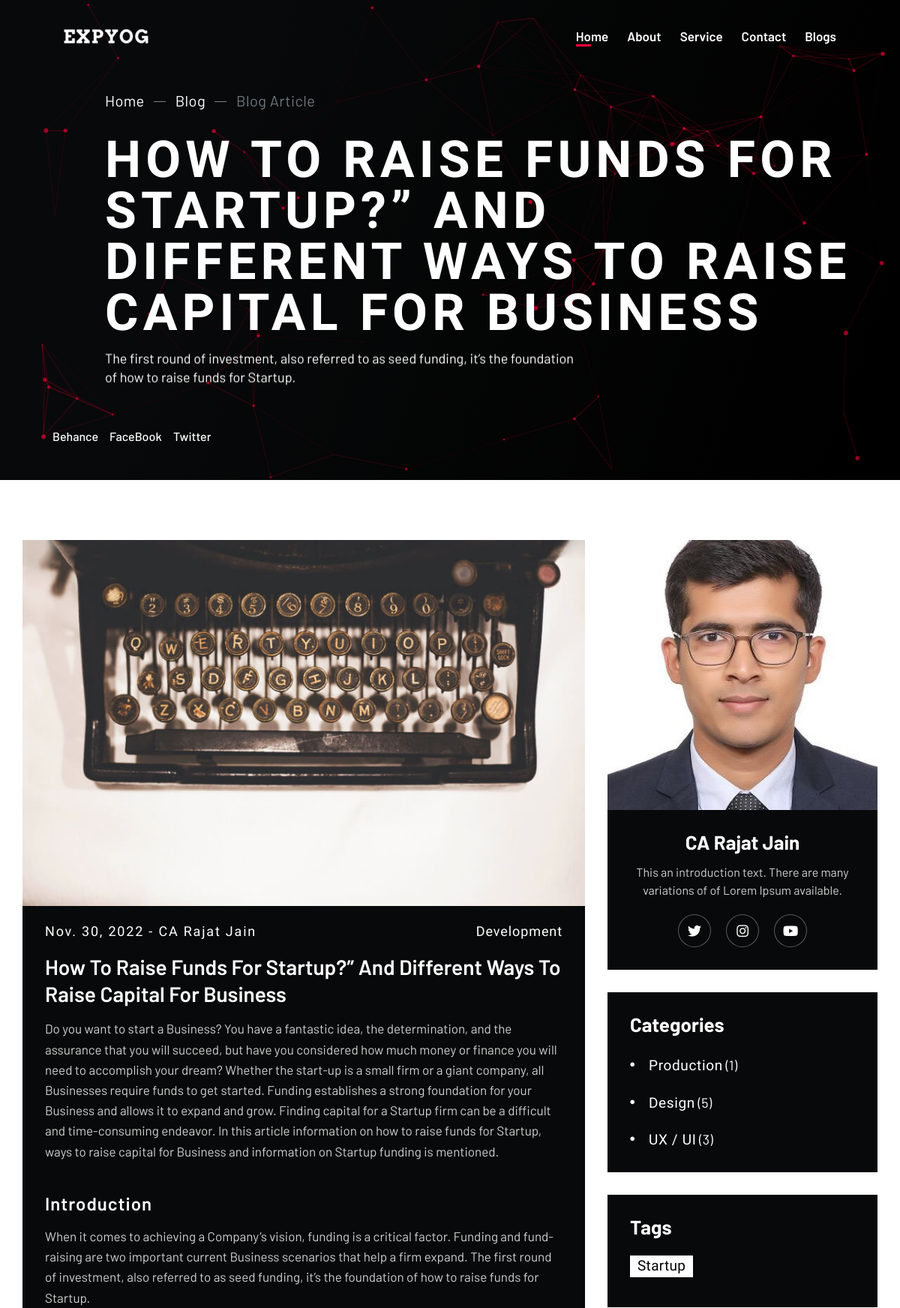
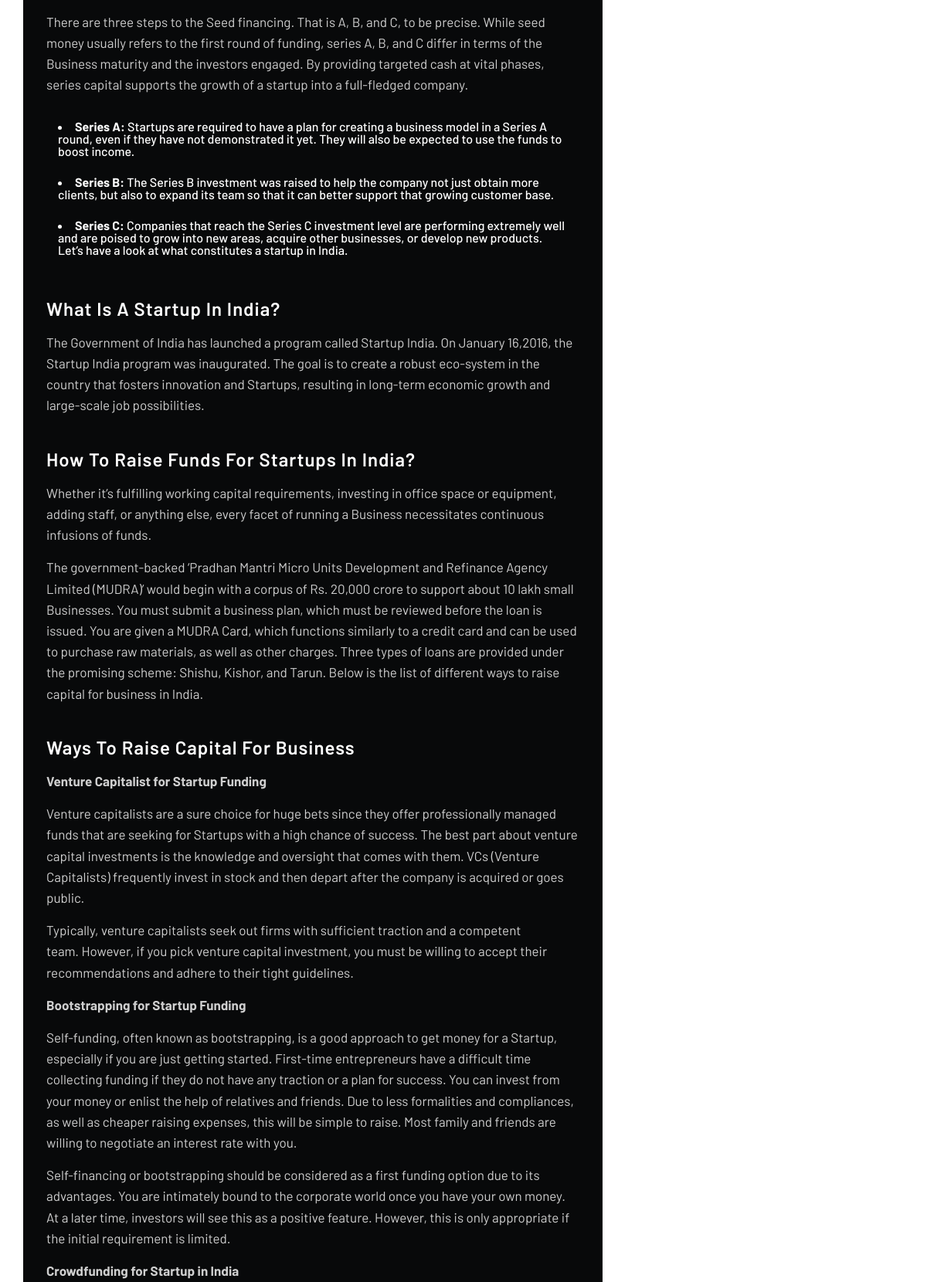
Page /blog/funds-startup/ (upper part) on the committed database (2 pictures, top to bottom).
### blog/models.py (models this page shows, shortened)
class Blog(models.Model):
    title = models.CharField(max_length=120)
    intro = models.TextField(blank=True, null=True)
    slug = models.SlugField()
    categories = models.ManyToManyField(Category)
    tags = models.TextField(blank=True, null=True)
    author = models.ForeignKey(Author, on_delete=models.CASCADE)
    image = models.ImageField(upload_to='blog')
    body = RichTextField(blank=True, null=True)
    date_created = models.DateField(auto_now_add=True)

class Author(models.Model):
    name = models.CharField(max_length=120)
    image = models.ImageField(upload_to='author')
    intro = models.TextField()
    twitter = models.CharField(max_length=250, blank=True, null=True)
    instagram = models.CharField(max_length=250, blank=True, null=True)
    instagram = models.CharField(max_length=250, blank=True, null=True)
    youtube = models.CharField(max_length=250, blank=True, null=True)
    def __str__(self):
        return self.name

class Category(models.Model):
    title = models.CharField(max_length=120)

### blog/views.py (the view)
# urls.py: path('<str:pk>/', views.blog, name='blog')
def blog(request, pk):
    if request.method=="POST":
        name = request.POST['name']
        phone = request.POST['phone']
        email = request.POST['email']
        comment = request.POST['comment']
        blog=pk
        lead = Lead.objects.create(name=name, phone=phone, email=email, comment=comment, blog=blog)
        lead.save()
        return redirect('blog', pk=pk)
    else:
        blog = Blog.objects.filter(slug=pk).first()
        category = blog.categories.all()
        author = blog.author
        tags = blog.tags.split(', ')
        context = {
            'blog': blog,
            'category': category,
            'author': author,
            'tags': tags
        }
        return render(request, 'blog.html', context)

### blog/templates/blog.html (shortened to what this page needs)
{% extends 'base.html' %}
{% block content %}
    <main id="swup">
        {% include 'navbar.html' %}
        <section id="firstSection" class="page-header section-80vh bg-gradient-black bg-black">
            <div id="particles" class="container">
                <div class="container">
                    <div class="row">
                        <div class="col-xl-7 offset-xl-1">
                            <div class="breadcrumb-wrap">
                                <ul class="breadcrumb slide-over">
                                    <li class="breadcrumb-item"><a class="link text-white" href="{%url 'index'%}">Home</a></li>
                                    <li class="breadcrumb-item"><a class="link text-white" href="{% url 'blog-list' %}">Blog</a></li>
                                    <li class="breadcrumb-item active" aria-current="page">Blog Article</li>
                                </ul>
                            </div>
                        </div>
                        <div class="col-xl-11 offset-xl-1">
                            <h1 class="page-header-title text-white">
                                <span class="slide-over">{{blog.title}}</span>
                            </h1>
                        </div>
                        <div class="col-xl-7 offset-xl-1">
                            <p class='page-header-text text-lead text-white'>
                                <span class="slide-over">{{blog.intro}}</span>
                            </p>
                        </div>
                    </div>
                </div>
            </div>
            <div class="bottom-left-links">
                <div>
                    <a href="#" class="link text-white">Behance</a>
                </div>
                <div>
                    <a href="#" class="link text-white">FaceBook</a>
                </div>
                <div>
                    <a href="#" class="link text-white">Twitter</a>
                </div>
            </div>
        </section>
        <div class="page-main">
            <section class="section-small bg-light">
                <div class="container blog-container">
                    <div class="row">
                        <div class="col-lg-8">
                            <div class="blog-item bg-black">
                                <div class="blog-img">
                                    <div class="bg-image lazy" data-bg="url({{blog.image.url}})"></div>
                                </div>
                                <div class="blog-content">
                                    <div class="blog-header">
                                        <div class="blog-info">
                                            <p class="text-additional text-white">
                                                <a href="#" class="link">{{blog.date_created}}</a>
                                                -
                                                <a href="#" class="link">{{blog.author}}</a>
                                            </p>
                                        </div>
                                        <div class="blog-tags">
                                            {% for cat in category %}
                                            <a class="link text-additional" href="#">{{cat.title}}</a>
                                            {% endfor %}
                                        </div>
                                    </div>
                                    <h3 class="blog-title text-white">{{blog.title}}</h3>
                                    <div class="body-blog">
                                        {{ blog.body|safe }}
                                    </div>
                                </div>
                            </div>
                        </div>
                        <div class="col-lg-4">
                            <aside class="sidebar widget_area">
                                <div class="widget widget_author p-0">
                                    <div class="widget-author">
                                        <div class="bg-image lazy" data-bg="url({{author.image.url}})"></div>
                                    </div>
                                    <div class="widget-inner text-center">
                                        <h3 class="widget-title text-white">{{author.name}}</h3>
                                        <p class="text-light-gray">
                                            {{author.intro}}
                                        </p>
                                        <div class="widget-social social">
                                            {% if author.twitter %}
                                                <div class="social-item">
                                                    <a class="link" href="{{author.twitter}}" target="_blank">
                                                        <i class="fab fa-twitter"></i>
                                                    </a>
                                                </div>
                                            {% endif %}
                                            {% if author.instagram %}
                                                <div class="social-item">
                                                    <a class="link" href="{{author.instagram}}" target="_blank">
                                                        <i class="fab fa-instagram"></i>
                                                    </a>
                                                </div>
                                            {% endif %}
                                            {% if author.youtube %}
                                                <div class="social-item">
                                                    <a class="link" href="{{author.youtube}}" target="_blank">
                                                        <i class="fab fa-youtube"></i>
                                                    </a>
                                                </div>
                                            {% endif %}
                                        </div>
                                    </div>
                                </div>
                                <div class="widget widget_categories">
                                    <h3 class="widget-title text-white">
                                        categories
                                    </h3>
                                    <ul>
                                        <li>
                                            <a href="#">
                                                production
                                            </a>
                                            (1)
                                        </li>
                                        <li>
                                            <a href="#">
                                                design
                                            </a>
                                            (5)
                                        </li>
                                        <li>
                                            <a href="#">
                                                UX / UI
                                            </a>
                                            (3)
                                        </li>
                                    </ul>
                                </div>
                                <div class="widget widget_tag_cloud">
                                    <h3 class="widget-title text-white">tags</h3>
                                    <div class="tagcloud">
                                        {% for tag in tags %}
                                            <a class="tag-cloud-link" href="#">{{tag}}</a>
                                        {% endfor %}
                                    </div>
                                </div>
                            </aside>
                        </div>
                    </div>
                </div>
            </section>
        </div>
    </main>
{% endblock content %}

### rows in the picture
Blog: title "HOW TO RAISE FUNDS FOR STARTUP?” AND DIFFERENT WAYS TO RAISE CAPITAL FOR BUSINESS", intro "The first round of investment, also referred to as seed funding, it’s the foundation of how to raise funds for Startup.", image (picture), date_created "Nov. 30, 2022", author "CA Rajat Jain", title "How To Raise Funds For Startup?” And Different Ways To Raise Capital For Business", body "Do you want to start a Business? You have a fantastic idea, the determination, and the assurance that you will succeed, but have you considered how much money or finance you will need to accomplish your dream? Whether the start-up is a small firm or a giant company, all Businesses require funds to get started. Funding establishes a strong foundation for your Business and allows it to expand and grow. Finding capital for a Startup firm can be a difficult and time-consuming endeavor. In this article information on how to raise funds for Startup, ways to raise capital for Business and information on Startup funding is mentioned. Introduction When it comes to achieving a Company’s vision,…", tags "Startup"
Category: title "Development"
Author: image (picture), name "CA Rajat Jain", intro "This an introduction text. There are many variations of of Lorem Ipsum available."
